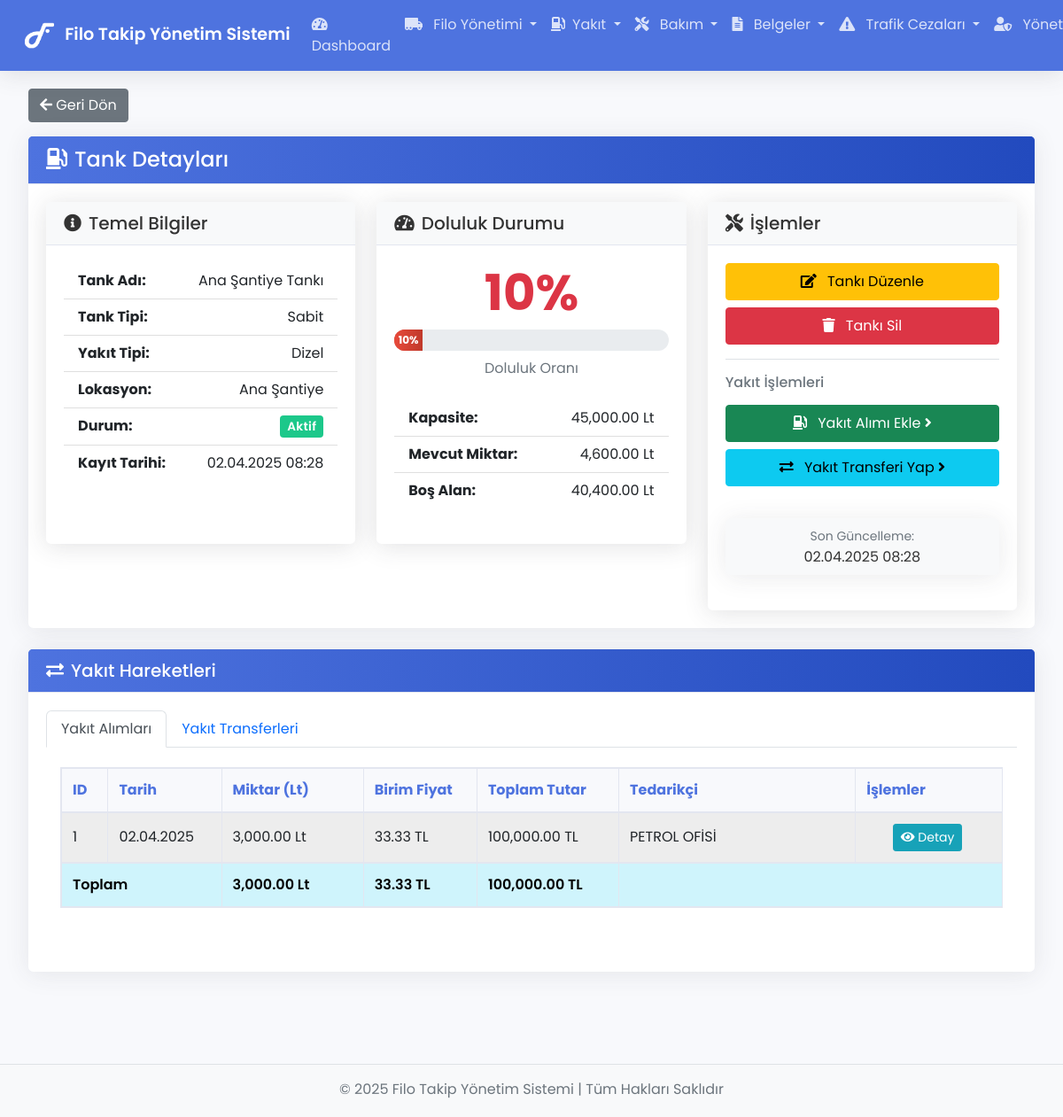
Screenshot of /tanks/show/1 (signed in) with the database file from the repository.
### tables this page shows
CREATE TABLE `fuel_tanks` (
  `id` int(11) NOT NULL,
  `name` varchar(100) NOT NULL,
  `type` enum('Sabit','Mobil') NOT NULL,
  `capacity` decimal(10,2) NOT NULL COMMENT 'Litre',
  `current_amount` decimal(10,2) NOT NULL DEFAULT 0.00 COMMENT 'Litre',
  `location` varchar(200) DEFAULT NULL,
  `status` enum('Aktif','Pasif','Bakımda') NOT NULL DEFAULT 'Aktif',
  `fuel_type` enum('Benzin','Dizel') NOT NULL,
  `created_at` timestamp NOT NULL DEFAULT current_timestamp()
);

CREATE TABLE `fuel_purchases` (
  `id` int(11) NOT NULL,
  `supplier_name` varchar(200) NOT NULL,
  `fuel_type` enum('Benzin','Dizel') NOT NULL,
  `amount` decimal(10,2) NOT NULL COMMENT 'Litre',
  `cost` decimal(10,2) NOT NULL COMMENT 'TL',
  `unit_price` decimal(10,2) NOT NULL COMMENT 'TL/Litre',
  `tank_id` int(11) NOT NULL,
  `invoice_number` varchar(100) DEFAULT NULL,
  `date` date NOT NULL,
  `notes` text DEFAULT NULL,
  `created_at` timestamp NOT NULL DEFAULT current_timestamp(),
  `created_by` int(11) NOT NULL
);

### app/views/tanks/show.php (the view, shortened to what the rows shown need)
<?php require APPROOT . '/views/inc/header.php'; ?>
<div class="row">
    <div class="col-md-12">
        <a href="<?php echo URLROOT; ?>/tanks" class="btn btn-secondary mb-3">
            <i class="fas fa-arrow-left"></i> Geri Dön
        </a>
    </div>
</div>
<div class="card mb-4">
    <div class="card-header bg-primary text-white">
        <h4 class="mb-0"><i class="fas fa-gas-pump me-2"></i>Tank Detayları</h4>
    </div>
    <div class="card-body">
        <div class="row">
            <div class="col-lg-8">
                <div class="row mb-4">
                    <div class="col-md-6">
                        <div class="card h-100 shadow-sm">
                            <div class="card-header bg-light">
                                <h5 class="mb-0"><i class="fas fa-info-circle me-2"></i>Temel Bilgiler</h5>
                            </div>
                            <div class="card-body">
                                <ul class="list-group list-group-flush">
                                    <li class="list-group-item d-flex justify-content-between">
                                        <strong>Tank Adı:</strong>
                                        <span><?php echo $data['tank']->name; ?></span>
                                    </li>
                                    <li class="list-group-item d-flex justify-content-between">
                                        <strong>Tank Tipi:</strong>
                                        <span><?php echo $data['tank']->type; ?></span>
                                    </li>
                                    <li class="list-group-item d-flex justify-content-between">
                                        <strong>Yakıt Tipi:</strong>
                                        <span><?php echo $data['tank']->fuel_type ?? 'Belirtilmemiş'; ?></span>
                                    </li>
                                    <li class="list-group-item d-flex justify-content-between">
                                        <strong>Lokasyon:</strong>
                                        <span><?php echo $data['tank']->location; ?></span>
                                    </li>
                                    <li class="list-group-item d-flex justify-content-between">
                                        <strong>Durum:</strong>
                                        <span>
                                            <span class="badge bg-<?php echo ($data['tank']->status == 'Aktif') ? 'success' : (($data['tank']->status == 'Pasif') ? 'secondary' : 'warning'); ?>">
                                                <?php echo $data['tank']->status; ?>
                                            </span>
                                        </span>
                                    </li>
                                    <li class="list-group-item d-flex justify-content-between">
                                        <strong>Kayıt Tarihi:</strong>
                                        <span><?php echo date('d.m.Y H:i', strtotime($data['tank']->created_at)); ?></span>
                                    </li>
                                </ul>
                            </div>
                        </div>
                    </div>
                    <div class="col-md-6">
                        <div class="card h-100 shadow-sm">
                            <div class="card-header bg-light">
                                <h5 class="mb-0"><i class="fas fa-tachometer-alt me-2"></i>Doluluk Durumu</h5>
                            </div>
                            <div class="card-body">
                                <?php
                                    $fillRate = ($data['tank']->capacity > 0) ? ($data['tank']->current_amount / $data['tank']->capacity) * 100 : 0;
                                    $fillRateClass = ($fillRate > 75) ? 'success' : (($fillRate > 25) ? 'warning' : 'danger');
                                ?>
                                <div class="text-center mb-4">
                                    <div class="display-4 fw-bold text-<?php echo $fillRateClass; ?> mb-2">
                                        <?php echo number_format($fillRate, 0); ?>%
                                    </div>
                                    <div class="progress" style="height: 24px; border-radius: 12px;">
                                        <div class="progress-bar bg-<?php echo $fillRateClass; ?>"
                                             style="width: <?php echo $fillRate; ?>%;"
                                             role="progressbar"
                                             aria-valuenow="<?php echo $fillRate; ?>"
                                             aria-valuemin="0"
                                             aria-valuemax="100">
                                            <span class="fw-bold"><?php echo number_format($fillRate, 0); ?>%</span>
                                        </div>
                                    </div>
                                    <div class="text-muted mt-2">Doluluk Oranı</div>
                                </div>
                                <ul class="list-group list-group-flush">
                                    <li class="list-group-item d-flex justify-content-between">
                                        <strong>Kapasite:</strong>
                                        <span><?php echo number_format($data['tank']->capacity, 2); ?> Lt</span>
                                    </li>
                                    <li class="list-group-item d-flex justify-content-between">
                                        <strong>Mevcut Miktar:</strong>
                                        <span><?php echo number_format($data['tank']->current_amount, 2); ?> Lt</span>
                                    </li>
                                    <li class="list-group-item d-flex justify-content-between">
                                        <strong>Boş Alan:</strong>
                                        <span><?php echo number_format($data['tank']->capacity - $data['tank']->current_amount, 2); ?> Lt</span>
                                    </li>
                                </ul>
                            </div>
                        </div>
                    </div>
                </div>
            </div>
            <div class="col-lg-4">
                <div class="card shadow-sm h-100">
                    <div class="card-header bg-light">
                        <h5 class="mb-0"><i class="fas fa-tools me-2"></i>İşlemler</h5>
                    </div>
                    <div class="card-body d-flex flex-column">
                        <div class="mb-3">
                            <a href="<?php echo URLROOT; ?>/tanks/edit/<?php echo $data['tank']->id; ?>" class="btn btn-warning w-100 py-2 mb-2">
                                <i class="fas fa-edit me-2"></i> Tankı Düzenle
                            </a>
                            <?php if(isAdmin()) : ?>
                                <button type="button" class="btn btn-danger w-100 py-2"
                                       onclick="if(confirm('Bu tankı silmek istediğinize emin misiniz?')) {
                                           document.getElementById('delete-tank-form').submit();
                                       }">
                                    <i class="fas fa-trash me-2"></i> Tankı Sil
                                </button>
                            <?php endif; ?>
                        </div>
                        <div class="border-top pt-3 mb-3">
                            <h6 class="text-muted mb-3">Yakıt İşlemleri</h6>
                            <a href="<?php echo URLROOT; ?>/purchases/add/<?php echo $data['tank']->id; ?>" class="btn btn-success d-flex align-items-center justify-content-between w-100 py-2 mb-2">
                                <span><i class="fas fa-gas-pump me-2"></i> Yakıt Alımı Ekle</span>
                                <i class="fas fa-angle-right"></i>
                            </a>
                            <a href="<?php echo URLROOT; ?>/transfers/add/<?php echo $data['tank']->id; ?>" class="btn btn-info d-flex align-items-center justify-content-between w-100 py-2">
                                <span><i class="fas fa-exchange-alt me-2"></i> Yakıt Transferi Yap</span>
                                <i class="fas fa-angle-right"></i>
                            </a>
                        </div>
                        <div class="mt-auto text-center">
                            <div class="card bg-light">
                                <div class="card-body py-2">
                                    <small class="text-muted">Son Güncelleme:</small>
                                    <div><?php echo date('d.m.Y H:i', strtotime($data['tank']->updated_at ?? $data['tank']->created_at)); ?></div>
                                </div>
                            </div>
                        </div>
                    </div>
                </div>
            </div>
        </div>
    </div>
</div>
<div class="card mb-4">
    <div class="card-header bg-primary text-white">
        <h5 class="mb-0"><i class="fas fa-exchange-alt me-2"></i>Yakıt Hareketleri</h5>
    </div>
    <div class="card-body">
        <ul class="nav nav-tabs" id="fuelMovementTab" role="tablist">
            <li class="nav-item" role="presentation">
                <button class="nav-link active" id="purchases-tab" data-bs-toggle="tab" data-bs-target="#purchases" type="button" role="tab" aria-controls="purchases" aria-selected="true">Yakıt Alımları</button>
            </li>
            <li class="nav-item" role="presentation">
                <button class="nav-link" id="transfers-tab" data-bs-toggle="tab" data-bs-target="#transfers" type="button" role="tab" aria-controls="transfers" aria-selected="false">Yakıt Transferleri</button>
            </li>
        </ul>
        <div class="tab-content" id="fuelMovementTabContent">
            <div class="tab-pane fade show active" id="purchases" role="tabpanel" aria-labelledby="purchases-tab">
                <div class="p-3">
                    <?php if(empty($data['purchases'])) : ?>
                        <p class="text-muted">Bu tanka ait yakıt alımı bulunmamaktadır.</p>
                    <?php else : ?>
                        <div class="table-responsive">
                            <table id="purchasesTable" class="table table-bordered table-striped">
                                <thead class="bg-light">
                                    <tr>
                                        <th style="width: 5%">ID</th>
                                        <th style="width: 12%">Tarih</th>
                                        <th style="width: 15%">Miktar (Lt)</th>
                                        <th style="width: 12%">Birim Fiyat</th>
                                        <th style="width: 15%">Toplam Tutar</th>
                                        <th style="width: 25%">Tedarikçi</th>
                                        <th style="width: 15%">İşlemler</th>
                                    </tr>
                                </thead>
                                <tbody>
                                    <?php foreach($data['purchases'] as $purchase) : ?>
                                        <tr>
                                            <td><?php echo $purchase->id; ?></td>
                                            <td><?php echo date('d.m.Y', strtotime($purchase->date)); ?></td>
                                            <td><?php echo number_format($purchase->amount, 2); ?> Lt</td>
                                            <td><?php echo number_format($purchase->unit_price, 2); ?> TL</td>
                                            <td><?php echo number_format($purchase->cost, 2); ?> TL</td>
                                            <td><?php echo $purchase->supplier_name; ?></td>
                                            <td>
                                                <a href="<?php echo URLROOT; ?>/purchases/show/<?php echo $purchase->id; ?>" class="btn btn-sm btn-info">
                                                    <i class="fas fa-eye"></i> Detay
                                                </a>
                                            </td>
                                        </tr>
                                    <?php endforeach; ?>
                                </tbody>
                                <tfoot>
                                    <tr class="table-info">
                                        <th colspan="2">Toplam</th>
                                        <th>
                                            <?php
                                                $totalAmount = 0;
                                                foreach($data['purchases'] as $purchase) {
                                                    $totalAmount += $purchase->amount;
                                                }
                                                echo number_format($totalAmount, 2) . ' Lt';
                                            ?>
                                        </th>
                                        <th>
                                            <?php
                                                $avgUnitPrice = 0;
                                                if ($totalAmount > 0) {
                                                    $totalCost = 0;
                                                    foreach($data['purchases'] as $purchase) {
                                                        $totalCost += $purchase->cost;
                                                    }
                                                    $avgUnitPrice = $totalCost / $totalAmount;
                                                }
                                                echo number_format($avgUnitPrice, 2) . ' TL';
                                            ?>
                                        </th>
                                        <th>
                                            <?php
                                                $totalCost = 0;
                                                foreach($data['purchases'] as $purchase) {
                                                    $totalCost += $purchase->cost;
                                                }
                                                echo number_format($totalCost, 2) . ' TL';
                                            ?>
                                        </th>
                                        <th colspan="2"></th>
                                    </tr>
                                </tfoot>
                            </table>
                        </div>
                    <?php endif; ?>
                </div>
            </div>
        </div>
    </div>
</div>
<?php require APPROOT . '/views/inc/footer.php'; ?>

### rows the page displays
fuel_tanks: name "Ana Şantiye Tankı", type "Sabit", fuel_type "Dizel", location "Ana Şantiye", status "Aktif", created_at "02.04.2025 08:28", fillRate "10", capacity "45,000.00", current_amount "4,600.00", $data['tank']->capacity - $data['tank']->current_amount "40,400.00"
fuel_purchases: id "1", date "02.04.2025", amount "3,000.00", unit_price "33.33", cost "100,000.00", supplier_name "PETROL OFİSİ"

### other values shown
SITENAME "Filo Takip Yönetim Sistemi"
$totalAmount "3,000.00"
$avgUnitPrice "33.33"
$totalCost "100,000.00"
